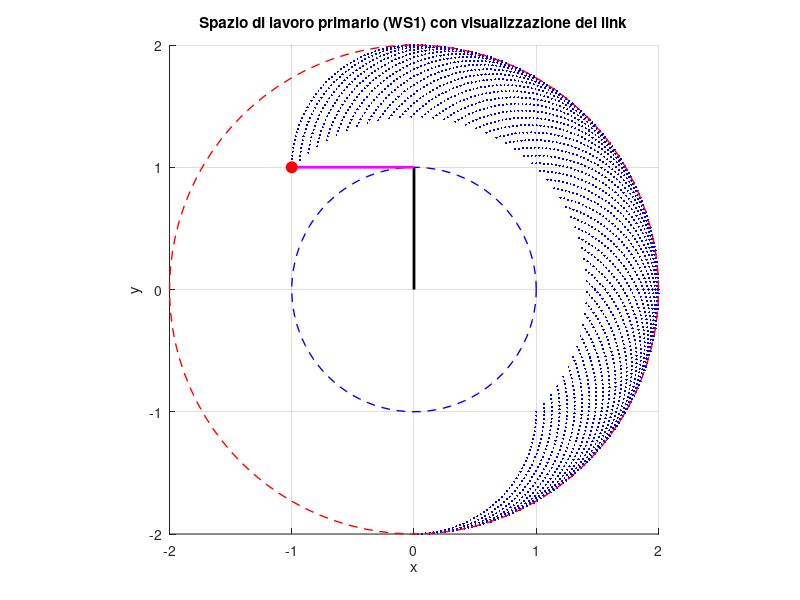

Write the MATLAB code that produced this figure.
clc; clear; close all;

% Lunghezza dei link
L = 1;

% Campionamento degli angoli
q1 = linspace(-pi/2, pi/2, 50); % Angolo del primo giunto
q2 = linspace(0, pi/2, 50);    % Angolo del secondo giunto

% Precalcolo dello spazio di lavoro
x_WS = [];
y_WS = [];
for i = 1:length(q1)
    for j = 1:length(q2)
        % Calcolo cinematica diretta
        x = L * cos(q1(i)) + L * cos(q1(i) + q2(j));
        y = L * sin(q1(i)) + L * sin(q1(i) + q2(j));
        x_WS = [x_WS, x];
        y_WS = [y_WS, y];
    end
end

% Genera figura
figure;
hold on;
axis equal;
xlabel('x');
ylabel('y');
title('Spazio di lavoro primario (WS1) con visualizzazione dei link');
grid on;

% Disegna lo spazio di lavoro
plot(x_WS, y_WS, 'b.', 'MarkerSize', 5); % Spazio di lavoro

% Limiti dello spazio
xlim([-2*L, 2*L]);
ylim([-2*L, 2*L]);

% Disegna i limiti dei link
theta = linspace(0, 2*pi, 100);
plot(2*L*cos(theta), 2*L*sin(theta), 'r--', 'LineWidth', 1); % Cerchio massimo
plot(L*cos(theta), L*sin(theta), 'b--', 'LineWidth', 1); % Cerchio del secondo link

% Inizializza grafici per i link
link1 = plot([0, 0], [0, 0], 'k-', 'LineWidth', 2); % Primo link
link2 = plot([0, 0], [0, 0], 'm-', 'LineWidth', 2); % Secondo link

% Inizializza punto finale
end_effector = plot(0, 0, 'ro', 'MarkerSize', 8, 'MarkerFaceColor', 'r');

% Genera animazione
for i = 1:length(q1)
    for j = 1:length(q2)
        % Calcolo cinematica diretta
        x1 = L * cos(q1(i)); % Fine del primo link
        y1 = L * sin(q1(i));
        
        x2 = x1 + L * cos(q1(i) + q2(j)); % Fine del secondo link
        y2 = y1 + L * sin(q1(i) + q2(j));
        
        % Aggiorna i link
        set(link1, 'XData', [0, x1], 'YData', [0, y1]); % Primo link
        set(link2, 'XData', [x1, x2], 'YData', [y1, y2]); % Secondo link
        
        % Aggiorna il punto finale
        set(end_effector, 'XData', x2, 'YData', y2);
        
        % Pause per animazione
        pause(0.01);
    end
end
